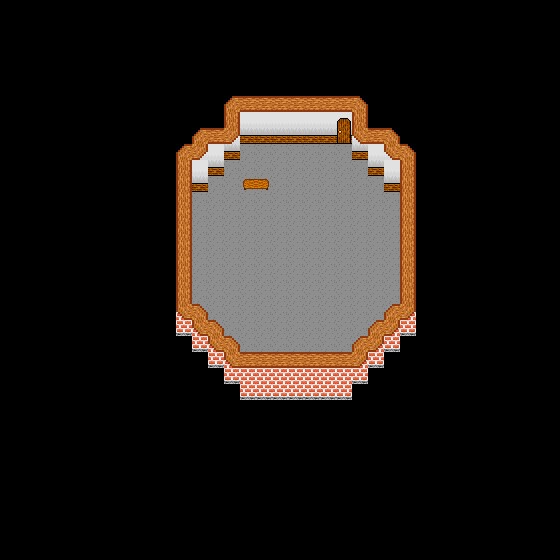

This game map was drawn from its Tiled (.tmx) file and the tilesets committed beside it. A one-line description and the trimmed map source follow:
An orthogonal 35x35 tile map with 16x16 px tiles, 5 tile layers (background, background_1, collision, collision, ...) and 23 objects (18x wall, 3x NPC, player, teleport).

<map version="1.2" tiledversion="1.3.2" orientation="orthogonal" renderorder="right-down" compressionlevel="0" width="35" height="35" tilewidth="16" tileheight="16" infinite="0" nextlayerid="8" nextobjectid="74">
 <tileset firstgid="1" source="pokemon_tile.tsx" />
 <layer id="1" name="background" width="35" height="35">
  <data>[1225 cells, 1225 non-empty, 1 distinct tile ids]</data>
 </layer>
 <layer id="2" name="background_1" width="35" height="35">
  <data>[1225 cells, 154 non-empty, 1 distinct tile ids]</data>
 </layer>
 <objectgroup id="7" name="obstacles">
  <object id="43" name="wall" type="wall" x="224" y="96" width="144" height="48" />
  <object id="44" name="wall" type="wall" x="224" y="96" width="16" height="64" />
  <object id="45" name="wall" type="wall" x="192" y="128" width="32" height="48" />
  <object id="46" name="wall" type="wall" x="176" y="144" width="16" height="192" />
  <object id="47" name="wall" type="wall" x="176" y="304" width="32" height="48" />
  <object id="48" name="wall" type="wall" x="192" y="320" width="32" height="48" />
  <object id="49" name="wall" type="wall" x="208" y="336" width="32" height="48" />
  <object id="50" name="wall" type="wall" x="224" y="352" width="128" height="48" />
  <object id="53" name="wall" type="wall" x="320" y="352" width="32" height="48" />
  <object id="54" name="wall" type="wall" x="352" y="112" width="16" height="48" />
  <object id="55" name="wall" type="wall" x="368" y="128" width="32" height="48" />
  <object id="56" name="wall" type="wall" x="384" y="144" width="32" height="48" />
  <object id="57" name="wall" type="wall" x="400" y="176" width="16" height="160" />
  <object id="58" name="wall" type="wall" x="384" y="304" width="32" height="32" />
  <object id="59" name="wall" type="wall" x="368" y="320" width="32" height="32" />
  <object id="60" name="wall" type="wall" x="352" y="336" width="32" height="32" />
  <object id="61" name="wall" x="336" y="352" width="32" height="32" />
  <object id="62" name="wall" type="wall" x="240" y="176" width="32" height="16" />
  <object id="63" name="Anthony" type="NPC" x="336" y="208" width="16" height="32">
   <properties>
    <property name="dialogue" value="What's up?%...What?" />
    <property name="interact" type="bool" value="true" />
    <property name="spawn_name" value="anthony" />
   </properties>
  </object>
  <object id="65" name="Danny" type="NPC" x="224" y="224" width="16" height="32">
   <properties>
    <property name="dialogue" value="Huh? I zoned out.|It's hard to think when |you have a headache." />
    <property name="interact" type="bool" value="true" />
    <property name="spawn_name" value="danny" />
   </properties>
  </object>
  <object id="66" name="player" type="player" x="288" y="256" width="16" height="32" />
  <object id="72" name="to_overworld" type="teleport" x="336" y="144" width="16" height="16">
   <properties>
    <property name="to" value="betamap" />
   </properties>
  </object>
  <object id="73" name="Brian" type="NPC" x="288" y="160" width="16" height="32">
   <properties>
    <property name="dialogue" value="Damn.|..|%...%...| It's brick out." />
    <property name="interact" type="bool" value="true" />
    <property name="spawn_name" value="brian" />
   </properties>
  </object>
 </objectgroup>
 <layer id="5" name="collision" width="35" height="35">
  <data>[1225 cells, 54 non-empty, 5 distinct tile ids]</data>
 </layer>
 <layer id="3" name="collision" width="35" height="35">
  <data>[1225 cells, 68 non-empty, 7 distinct tile ids]</data>
 </layer>
 <layer id="4" name="collision" width="35" height="35">
  <data>[1225 cells, 28 non-empty, 8 distinct tile ids]</data>
 </layer>
</map>
